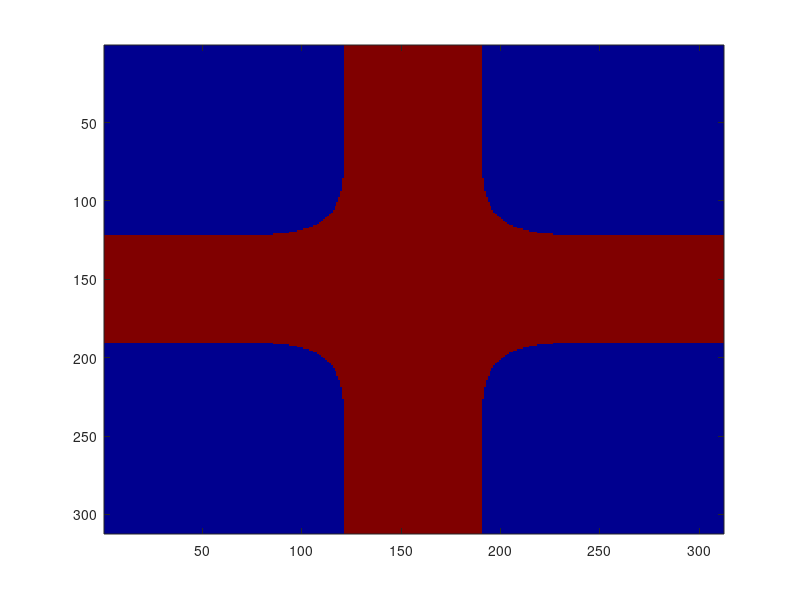

Reproduce this figure in MATLAB.
%% INITIALIZE 
clc 
close all 
clear 

%% DASHBOARD 
Sx = 1; % physical distance 
Sy = 1; % physical distance in y 

Nx = 312; % grid size 
Ny = 312; % grid size 

dx = Sx/Nx; 
dy = Sy/Ny; 

xa = [0:Nx-1]*dx; xa= xa-mean(xa); 
ya = [0:Ny-1]*dy; ya= ya-mean(ya); 

[Y, X] = meshgrid(ya, xa); 

AA = abs(Y)<= .075; 
BB = abs(X)<= .075; 

ER = AA|BB; % using boolean operator. 

%% Blurring using guassian
r = 0.1; 
E = exp(-(X.^2+Y.^2)/r^2); 

KK = fft2(ER).*fft2(E)/sum(E(:)); % blurring of image

ER = ifftshift(real(ifft2(KK))); 

ER = ER>0.3 ; 

imagesc((real((ER)))); 
colormap(jet); 